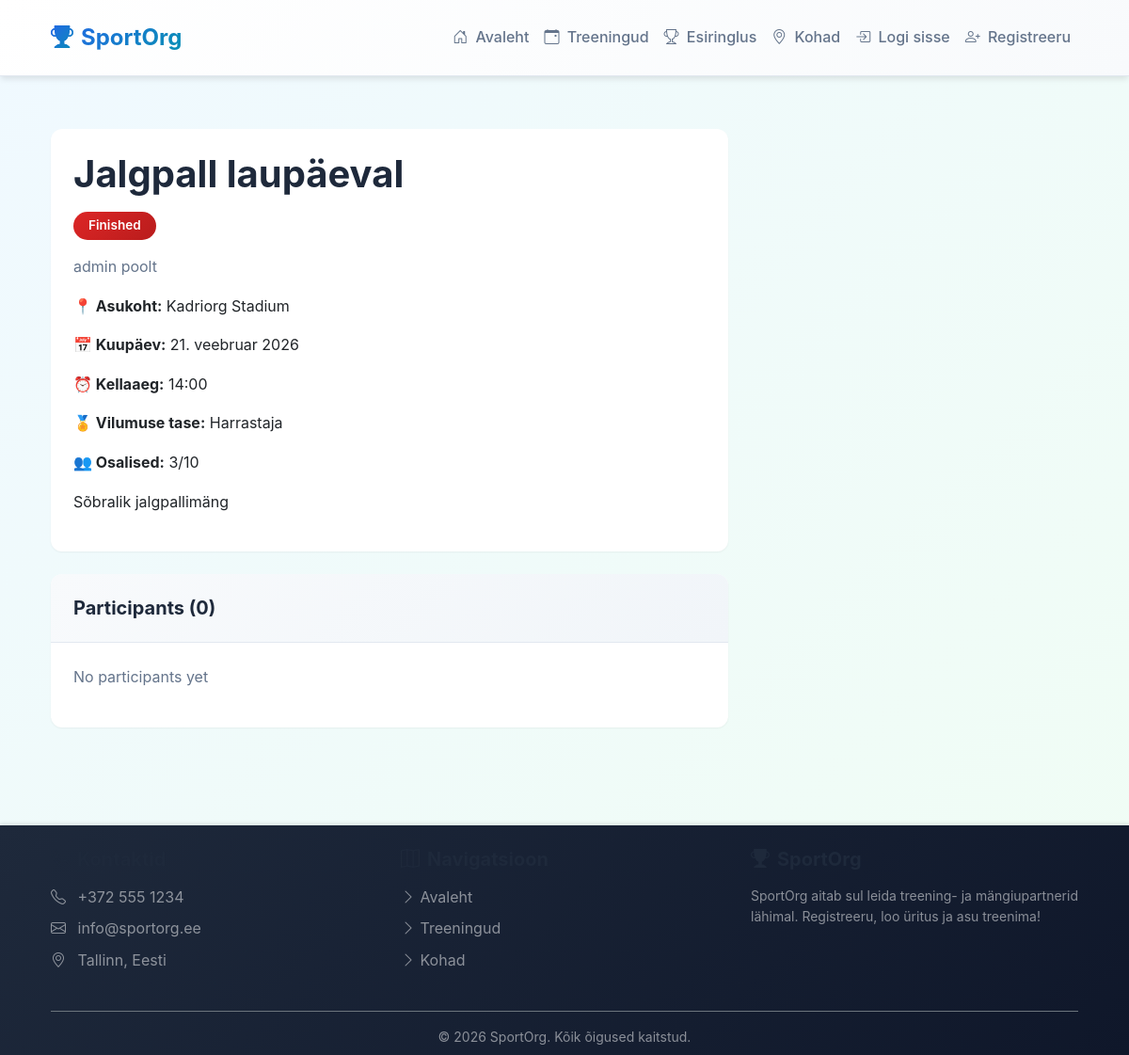
The page /src/pages/events/view.php?id=1 on the database as committed earlier.
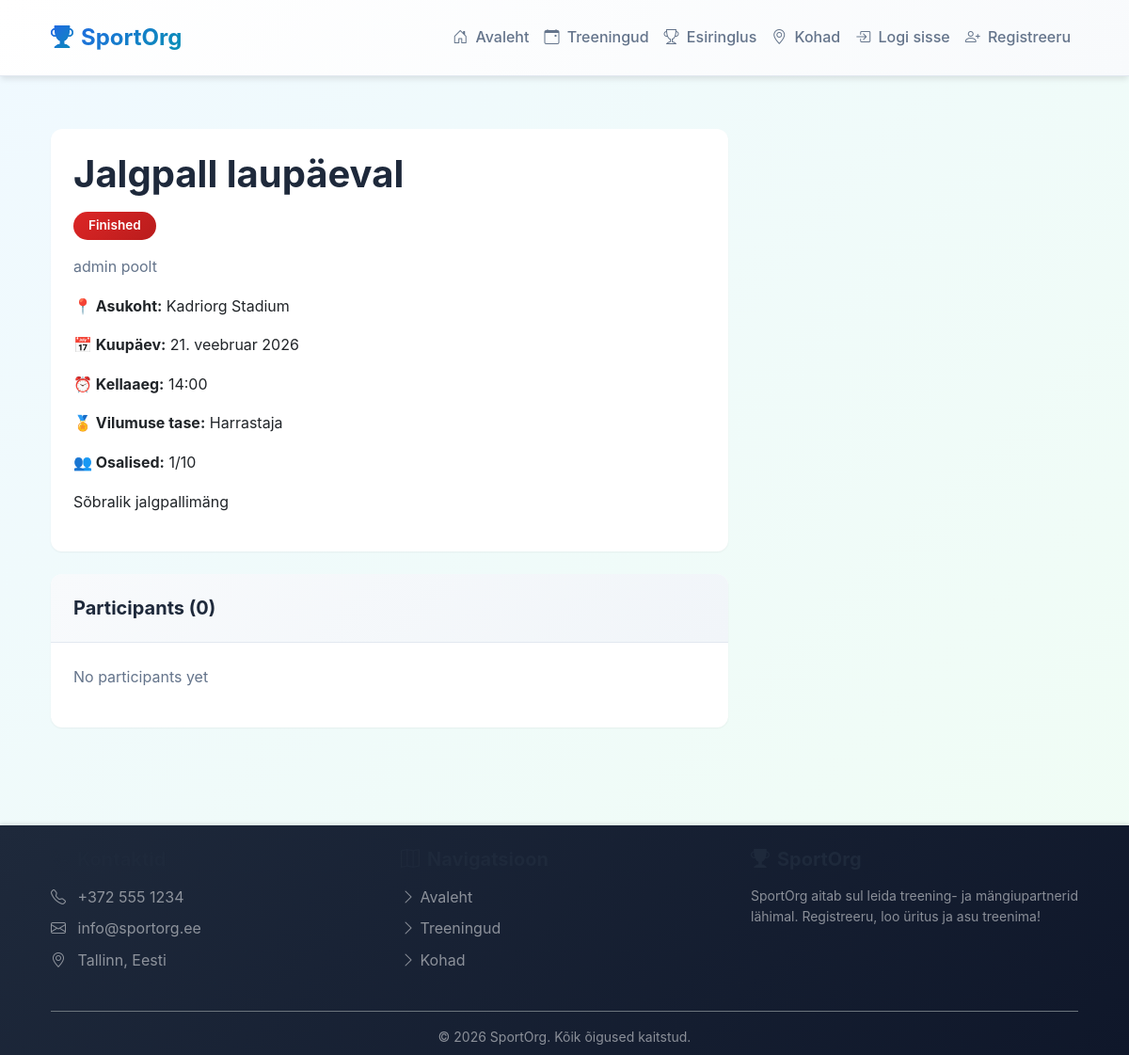
The same page on the database as committed later.
### tables this page shows
CREATE TABLE events (
        id INTEGER PRIMARY KEY AUTOINCREMENT,
        title TEXT NOT NULL,
        description TEXT,
        sport_type TEXT NOT NULL,
        location_id INTEGER,
        creator_id INTEGER NOT NULL,
        event_date DATE NOT NULL,
        event_time TIME NOT NULL,
        duration INTEGER DEFAULT 120,
        max_participants INTEGER NOT NULL,
        current_participants INTEGER DEFAULT 1,
        skill_level TEXT NOT NULL,
        status TEXT DEFAULT 'active',
        created_at DATETIME DEFAULT CURRENT_TIMESTAMP, duration_minutes INT DEFAULT 60, reminder_sent BOOLEAN DEFAULT 0,
        FOREIGN KEY (location_id) REFERENCES locations(id) ON DELETE SET NULL,
        FOREIGN KEY (creator_id) REFERENCES users(id) ON DELETE CASCADE
    );

CREATE TABLE users (
        id INTEGER PRIMARY KEY AUTOINCREMENT,
        username TEXT UNIQUE NOT NULL,
        email TEXT UNIQUE NOT NULL,
        password TEXT NOT NULL,
        phone TEXT,
        avatar TEXT,
        rating REAL DEFAULT 0,
        total_ratings INTEGER DEFAULT 0,
        total_events INTEGER DEFAULT 0,
        participated_events INTEGER DEFAULT 0,
        attended_events INTEGER DEFAULT 0,
        remember_token TEXT,
        created_at DATETIME DEFAULT CURRENT_TIMESTAMP
    , reliability_rating REAL DEFAULT 5.0, games_attended INT DEFAULT 0, games_organized INT DEFAULT 0, avatar_url TEXT DEFAULT NULL, role TEXT DEFAULT 'user');

CREATE TABLE locations (
        id INTEGER PRIMARY KEY AUTOINCREMENT,
        name TEXT NOT NULL,
        address TEXT NOT NULL,
        city TEXT NOT NULL,
        sport_types TEXT NOT NULL,
        description TEXT,
        image TEXT,
        created_at DATETIME DEFAULT CURRENT_TIMESTAMP
    );

### src/config/bootstrap.php (called while the page is built, shortened)
<?php
$rootDir = dirname(__DIR__, 2);
require_once $rootDir . '/src/helpers/functions.php';
if (!function_exists('fetchOne')) {
    function fetchOne($pdo, $sql, $params = []) {
        $stmt = $pdo->prepare($sql);
        $stmt->execute($params);
        return $stmt->fetch();
    }
}
?>

### src/helpers/functions.php (called while the page is built, shortened)
<?php
function clean($data) {
    return htmlspecialchars($data, ENT_QUOTES, 'UTF-8');
}
function translateSkillLevel($level) {
    $translations = [
        'Начинающий' => 'Algaja',
        'Любитель' => 'Harrastaja',
        'Продвинутый' => 'Edasijõudnu',
        'Профессионал' => 'Professionaal'
    ];
    return $translations[$level] ?? $level;
}
function formatDateEt($date) {
    $months = [
        'jaanuar', 'veebruar', 'märts', 'aprill', 'mai', 'juuni',
        'juuli', 'august', 'september', 'oktoober', 'november', 'detsember'
    ];
    $timestamp = strtotime($date);
    $day = date('d', $timestamp);
    $month = $months[(int)date('m', $timestamp) - 1];
    $year = date('Y', $timestamp);
    return "$day. $month $year";
}
function formatTimeEt($time) {
    return date('H:i', strtotime($time));
}
?>

### src/services/GameStatusService.php (called while the page is built, shortened)
<?php
class GameStatusService {
    public function getDisplayStatus($event) {
        $eventDateTime = $event['event_date'] . ' ' . $event['event_time'];
        $now = date('Y-m-d H:i');
        if ($eventDateTime <= $now) {
            return 'finished';
        }
        return $event['status'];
    }
}
?>

### src/pages/events/view.php (the view, shortened to what the changed rows need)
<?php
require_once dirname(__DIR__, 3) . '/src/config/bootstrap.php';
require_once BASE_PATH . '/src/services/GameStatusService.php';
$id = (int)($_GET['id'] ?? 0);
$event = fetchOne($pdo,
    "SELECT e.*, u.username, l.name as location_name
     FROM events e
     JOIN users u ON e.creator_id = u.id
     LEFT JOIN locations l ON e.location_id = l.id
     WHERE e.id = ?",
    [$id]);
$gameStatusService = new GameStatusService($pdo);
$displayStatus = $gameStatusService->getDisplayStatus($event);
$statusColors = ['planned' => 'primary', 'full' => 'danger', 'ongoing' => 'success', 'finished' => 'secondary', 'cancelled' => 'dark'];
require_once BASE_PATH . '/src/components/Header.php';
?>
<div class="row">
    <div class="col-md-8">
        <div class="card mb-4">
            <div class="card-body">
                <div class="d-flex justify-content-between align-items-start mb-3">
                    <div>
                        <h1><?php echo clean($event['title']); ?></h1>
                        <span class="badge bg-<?php echo $statusColors[$displayStatus] ?? 'secondary'; ?>">
                            <?php echo ucfirst($displayStatus); ?>
                        </span>
                    </div>
                </div>
                <p class="text-muted"><?php echo clean($event['username']); ?> poolt</p>
                <div class="mb-3">
                    <p><strong>📍 Asukoht:</strong> <?php echo clean($event['location_name']); ?></p>
                    <p><strong>📅 Kuupäev:</strong> <?php echo formatDateEt($event['event_date']); ?></p>
                    <p><strong>⏰ Kellaaeg:</strong> <?php echo formatTimeEt($event['event_time']); ?></p>
                    <p><strong>🏅 Vilumuse tase:</strong> <?php echo translateSkillLevel($event['skill_level']); ?></p>
                    <p><strong>👥 Osalised:</strong> <?php echo $event['current_participants']; ?>/<?php echo $event['max_participants']; ?></p>
                </div>
                <?php if (!empty($event['description'])): ?>
                    <p><?php echo nl2br(clean($event['description'])); ?></p>
                <?php endif; ?>
            </div>
        </div>
    </div>
</div>
<?php require_once BASE_PATH . '/src/components/Footer.php'; ?>

Rows that differ between the two databases and show on the page:
changed events "Jalgpall laupäeval": current_participants "3" → "1"
